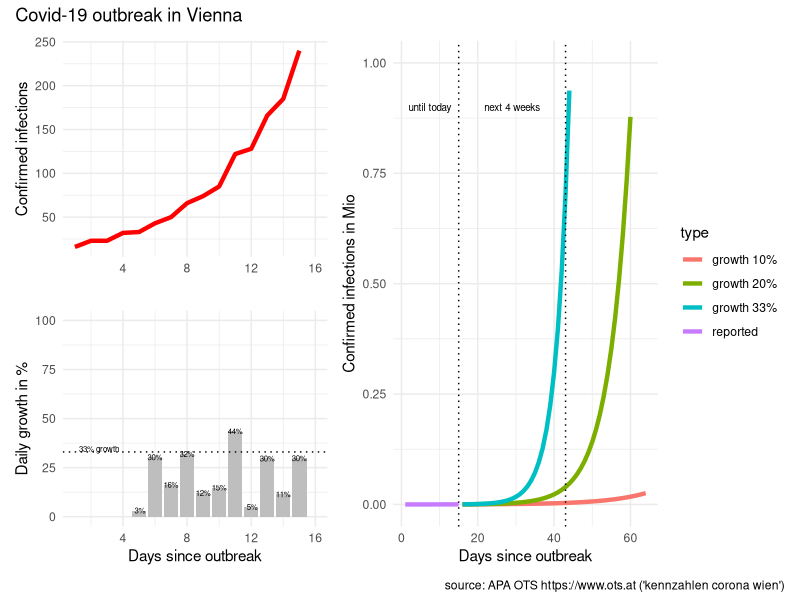
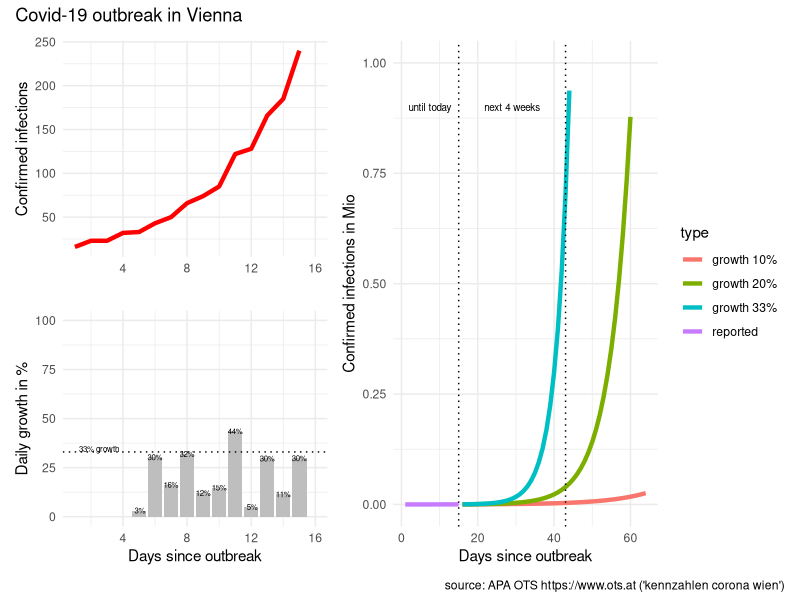

The R script that drew these images, in order:
# packages
library(tidyverse)
library(scales)
library(patchwork)

# reported infections
# source: APA OTS (https://www.ots.at)
# keywords: "kennzahlen corona wien"
infected <- c(
   16, #"2020-03-05"
   23, #"2020-03-06"
   23, #"2020-03-07"
   32, #"2020-03-08"
   33, #"2020-03-09"
   43, #"2020-03-10"
   50, #"2020-03-11"
   66, #"2020-03-12"
   74, #"2020-03-13"
   85, #"2020-03-14"
  122, #"2020-03-15"
  128, #"2020-03-16"
  166, #"2020-03-17"
  185, #"2020-03-18"
  240  #"2020-03-19"
)

# prepare data
data <- tibble(infected = infected)

data <- data %>% 
  mutate(type = "reported",
         day = row_number()) %>% 
  arrange(day) %>% 
  mutate(new_abs = infected - lag(infected),
         new_pct = new_abs / lag(infected) * 100)

# predict
predict_corona <- function(data, infection_rate, days)  {
  
  future <- seq(from = max(data$day) + 1, to = max(data$day)+days-1)
  infected_all <- NULL
  infected_act <- max(data$infected)
  infected_predict <- NULL
  for (i in seq_along(future))  {
    infected_act <- infected_act * infection_rate
    infected_all <- c(infected_all, infected_act)
  }
  
  data2 <- tibble(type = paste0("growth ", (infection_rate-1)*100,"%"),
                  day = future, 
                  infected = infected_all)
  data2
  
} # predict_corona

# predict for different growth
predict_days <- 50 #57

data_50 <- data %>% 
  predict_corona(infection_rate = 1.50, days = predict_days)

data_40 <- data %>% 
  predict_corona(infection_rate = 1.40, days = predict_days)

data_33 <- data %>% 
  predict_corona(infection_rate = 1.33, days = predict_days)

data_20 <- data %>% 
  predict_corona(infection_rate = 1.20, days = predict_days)

data_15 <- data %>% 
  predict_corona(infection_rate = 1.15, days = predict_days)

data_10 <- data %>% 
  predict_corona(infection_rate = 1.10, days = predict_days)

# combine dataset
data_plot <- data %>% 
  bind_rows(data_33, data_20, data_10)


# visualise data
# infected
last_day <- length(data$infected)
p0 <- data_plot %>% 
  mutate(infected_M = infected / 1000000) %>%
  ggplot(aes(day, infected_M, color = type)) + 
  geom_line(size = 1.5) +
  geom_vline(xintercept = c(last_day, last_day + 28), 
             linetype = "dotted") +
  ylim(0,1) +
  xlab("Days since outbreak") +
  ylab("Confirmed infections in Mio") + 
  #ggtitle("Covid-19 outbreak in Vienna") +
  theme_minimal()+
  annotate("text", last_day/2, 0.9, 
           label = "until today", size = 2.5) +
  annotate("text", last_day+14, 0.9, 
           label = "next 4 weeks", size = 2.5)

#############################################

# infected
p1 <- data %>% 
  mutate(infected_M = infected / 1000000) %>% 
  ggplot(aes(day, infected)) + 
  geom_line(size = 1.5, color = "red") +
  xlim(c(1,length(infected)+1)) +
  ylim(0,max(infected)) +
  scale_y_continuous(labels=function(x) format(x, big.mark = " ", scientific = FALSE)) +
  #  xlab("Days since outbreak") +
  xlab("") +
  ylab("Confirmed infections") + 
#  ggtitle("Covid-19 outbreak in Vienna") +
  theme_minimal()
  
# daily growth infected
p2 <- data %>% 
  filter(day >= 5) %>% 
  ggplot(aes(day, new_pct)) +
  geom_col(fill = "grey") +
  geom_text(aes(day, new_pct, 
                label = paste0(format(new_pct, digits=1),"%")),
            size = 2) +
  geom_hline(yintercept = 33, linetype = "dotted") +
  xlim(c(1,length(infected)+1)) +
  ylim(c(0,100)) +
  xlab("Days since outbreak") +
  ylab("Daily growth in %") + 
#  ggtitle("Covid-19 outbreak in Vienna") +
  theme_minimal() +
  annotate("text", 2.5, 33, 
           label = "33% growth",
           size = 2,
           vjust = "bottom"
  ) 

# combine plots
p <- ((p1 / p2) | p0) + plot_annotation('Covid-19 outbreak in Vienna',
                            caption = "source: APA OTS https://www.ots.at ('kennzahlen corona wien')")
# plot
p

# save plot
p %>% ggsave(filename = "covid-19-vienna.png", 
             device = "png",
             width = 7, height = 4)
